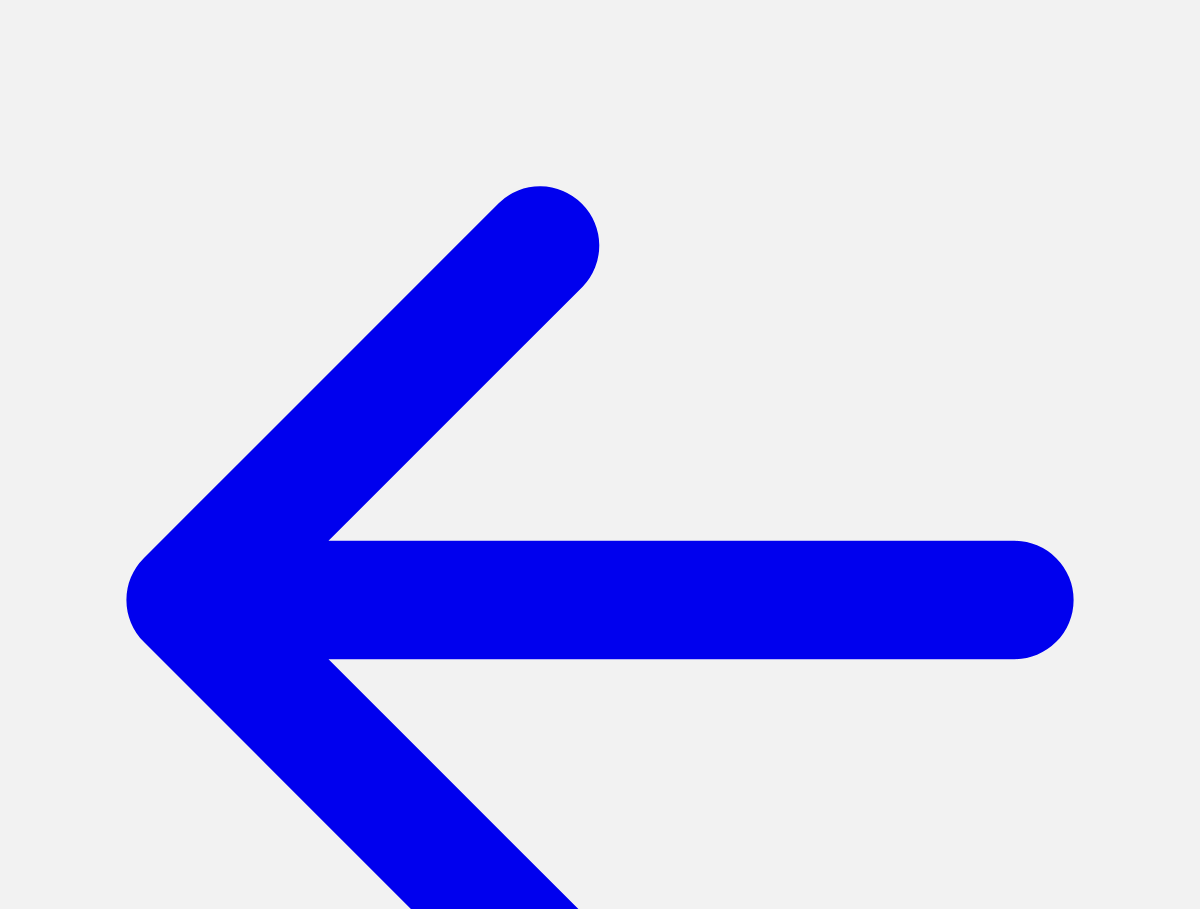
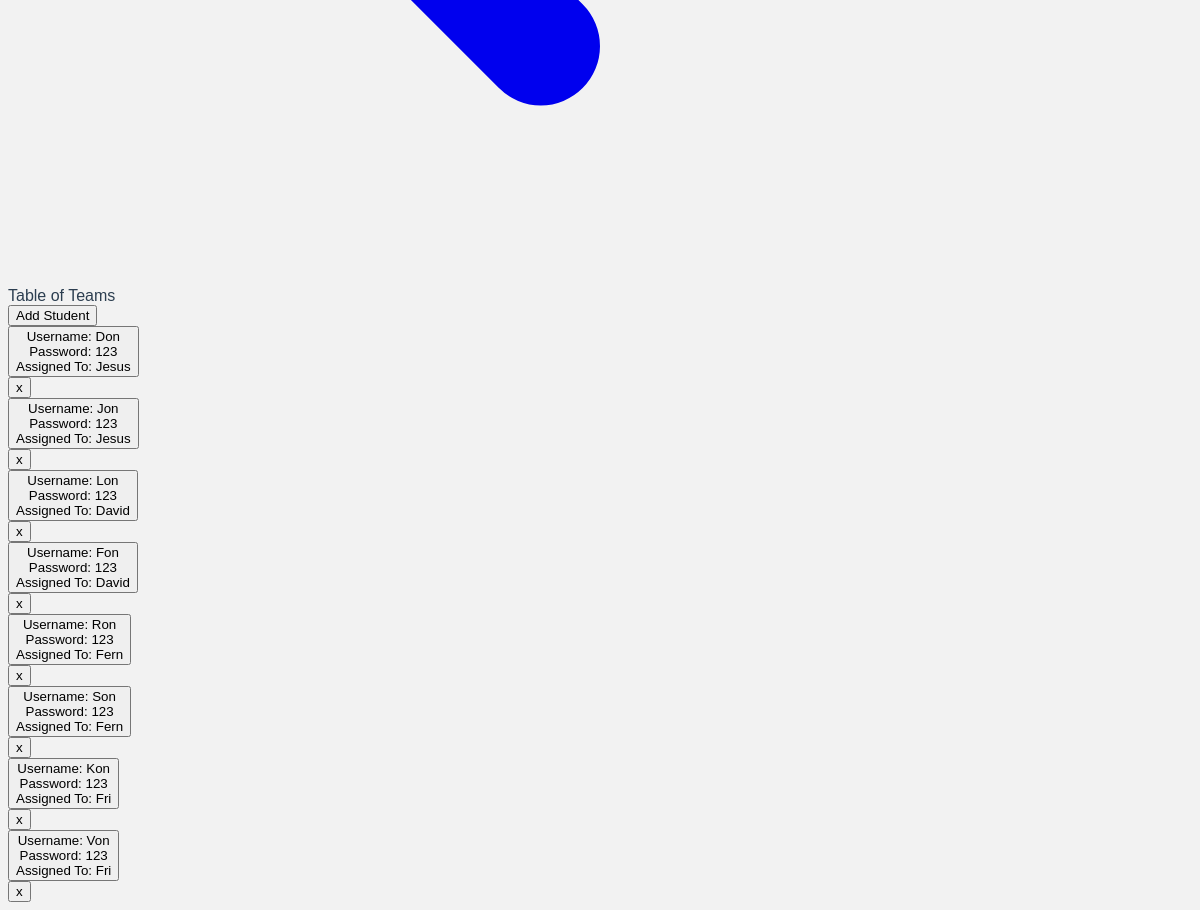
The page /tablestudent (signed in) on the database its author committed (2 pictures, top to bottom).
### main.py (models this page shows)
class StdAcc(db.Model):
    id = db.Column(db.Integer, primary_key=True)
    name = db.Column(db.String(200), default = '-')
    pword = db.Column(db.String(200), default = '-')
    assigned_teacher_id = db.Column(db.Integer, db.ForeignKey('tr_acc.id'))

class TrAcc(db.Model):
    id = db.Column(db.Integer, primary_key=True)
    name = db.Column(db.String(200), default = '-')
    pword = db.Column(db.String(200), default = '-')
    assigned_students = db.relationship('StdAcc', backref="assigned_teacher")

### main.py (the view)
@app.route('/tablestudent', methods = ["POST", 'GET'])
def tableStudent():
    if "admin" in session:
        students = db.session.query(StdAcc).order_by(db.text('assigned_teacher_id')).all()
        teachers = db.session.query(TrAcc).all()
        usertype = "admin"
        return render_template('tablestudents.html',students = students, teachers = teachers,usertype = usertype)
    elif "teacher" in session:
        teacher = db.session.query(TrAcc).filter_by(name = session['teacher']).first()
        students = db.session.query(StdAcc).filter_by(assigned_teacher_id = teacher.id)
        usertype = "teacher"
        return render_template('tablestudents.html',students = students,usertype = usertype)

### templates/tablestudents.html (shortened to what this page needs)
<!DOCTYPE html>
<html>
<head>
    <link rel="stylesheet" href="https://unpkg.com/@zaydek/duomo@0.7.1/dist/production-full.css">
</head>
<body>
    <nav class="sticky t-0 shadow shadow-lg hstack w-full p-12 bg-white">
        {% if usertype == 'admin' %}
        <a href="{{url_for('admin')}}">
            <svg class="w-36 h-36" fill="currentColor" viewBox="0 0 20 20" xmlns="http://www.w3.org/2000/svg"><path fill-rule="evenodd" d="M9.707 16.707a1 1 0 01-1.414 0l-6-6a1 1 0 010-1.414l6-6a1 1 0 011.414 1.414L5.414 9H17a1 1 0 110 2H5.414l4.293 4.293a1 1 0 010 1.414z" clip-rule="evenodd"></path></svg>
        </a>
        {% endif %}
    </nav>
    <div class="container py-28">
        <div class="vstack screen">
            <div class="text-36">Table of Teams</div>
            <div class="vstack space-28 mt-28 ">
                <form action="/addStudent" method="POST">
                    <input type="submit" class="text-underline w-256 bg-white rounded-3 shadow shadow-md p-28" value="Add Student" />
                </form>
                {% for student in students %}
                <form action="/deleteEntry" method="POST">
                    <div class="hstack p-28 w-full">
                        <button type="submit" name="todo" value="viewstudentcart">
                        <div class="vstack w-full">
                            <div class="w-full bg-white rounded-3 shadow shadow-md p-28 ">Username: {{student.name}}</div>
                            <div class="w-full bg-white rounded-3 shadow shadow-md p-28 ">Password: {{student.pword}}</div>
                            {% for teacher in teachers if teacher.id == student.assigned_teacher_id %}
                            <div class="w-full bg-white rounded-3 shadow shadow-md p-28 ">Assigned To: {{teacher.name}}</div>
                            {% endfor %}
                        </div>
                        </button>
                        <input name="todo" type="submit" class="text-underline color-red-700 bg-transparent pl-36 text-36 " value="x" />
                    </div>
                </form>
                {% endfor %}
            </div>
        </div>
    </div>
</body>
</html>

### templates/tablestudents.html (style rules this page uses)
body { font-family: Avenir, Helvetica, Arial, sans-serif; -webkit-font-smoothing: antialiased; -moz-osx-font-smoothing: grayscale; color: var(--text-color); background-color: var(--bg-color); }
:root { --bg-color: #F2F2F2; --text-color: #2c3e50; --hover-color: #83A9BD; --title-color: #2c3e50; }

### rows shown on the page
StdAcc: name "Don", pword "123"
TrAcc: name "Jesus"
StdAcc: name "Jon", pword "123"
StdAcc: name "Lon", pword "123"
TrAcc: name "David"
StdAcc: name "Fon", pword "123"
StdAcc: name "Ron", pword "123"
TrAcc: name "Fern"
StdAcc: name "Son", pword "123"
StdAcc: name "Kon", pword "123"
TrAcc: name "Fri"
StdAcc: name "Von", pword "123"
